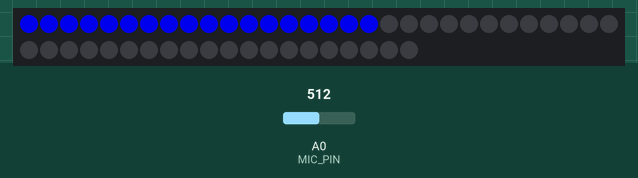
This sketch was run on a simulated Arduino Uno, built with avr-gcc and run on an emulated ATmega328P. Shown: 50 RGB LEDs in strip order, left to right, continuing on the next row. The inputs (shaded band) are chosen by the test bench; at power-on: A0 (MIC_PIN) = 512. What the sketch prints to the serial monitor is not drawn.

Above: at 4.2 s.
4.3 s: A0 (MIC_PIN) set to 0
At 5.5 s:
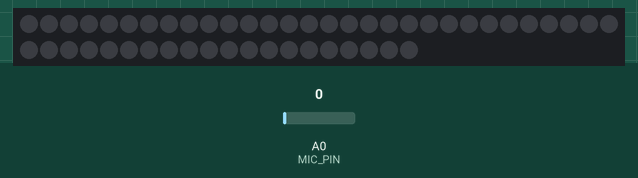
5.8 s: A0 (MIC_PIN) set to 40
7.3 s: A0 (MIC_PIN) set to 20
Timing chart, 0 to 10.3 s (numbered marks = the images above; inputs shaded):
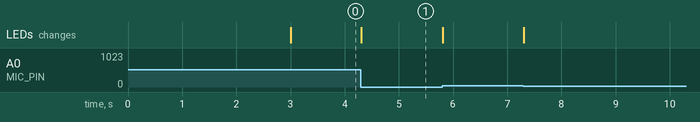

The sketch:

basic_audio_test.ino
```cpp
#include <FastLED.h>

#define LED_PIN     5
#define COLOR_ORDER RGB
#define CHIPSET     WS2811
#define NUM_LEDS    50
#define BRIGHTNESS  200

#define MIC_PIN     A0

CRGB leds[NUM_LEDS];

void setup() {
  delay(3000);
  FastLED.addLeds<CHIPSET, LED_PIN, COLOR_ORDER>(leds, NUM_LEDS).setCorrection(TypicalLEDStrip);
  FastLED.setBrightness(BRIGHTNESS);
  FastLED.show();

  Serial.begin(9600);

}

void loop() {
  int level = analogRead(MIC_PIN);
  Serial.println(level);

  for(int i = 0; i < NUM_LEDS; i++) {
    leds[i] = i * 30 < level ? CRGB::Blue : 0;
  }

  FastLED.show();

}
```

Measured:
- after the input at 4.3 s, the LEDs: change at once (image 1)
